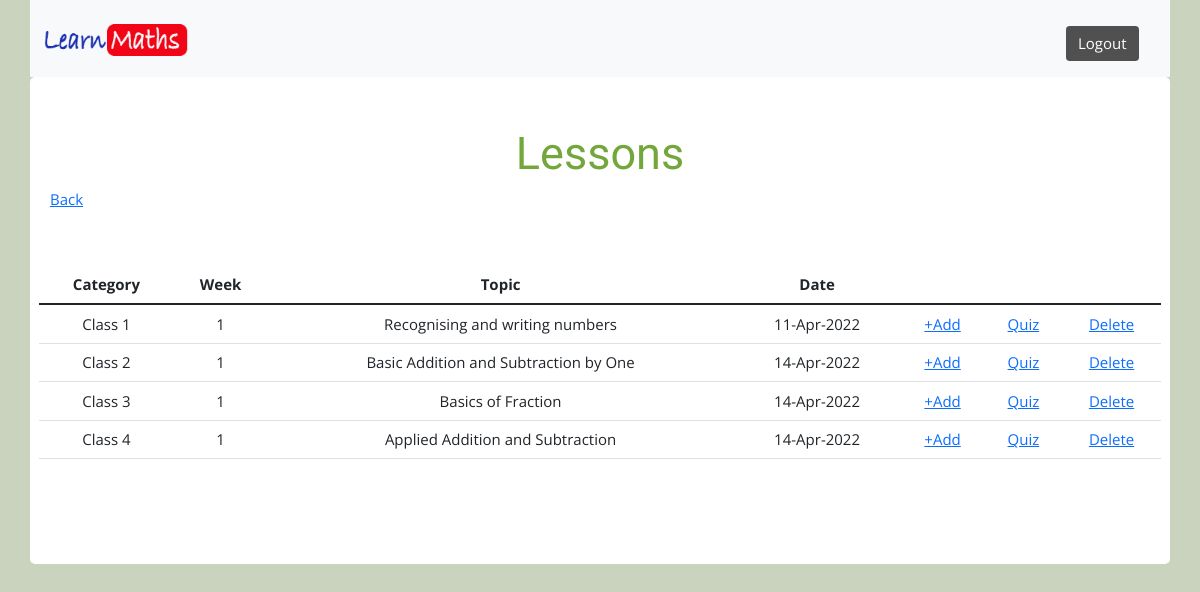
Page /teacher/lessons.php (signed in) on the committed database.
### tables this page shows
CREATE TABLE `lectures` (
  `id` int NOT NULL AUTO_INCREMENT,
  `category` varchar(20) DEFAULT NULL,
  `note` varchar(800) DEFAULT NULL,
  `topic` varchar(250) DEFAULT NULL,
  `week` varchar(2) DEFAULT NULL,
  `date` varchar(20) DEFAULT NULL,
  PRIMARY KEY (`id`)
);

### teacher/lessons.php (the view, shortened to what this page needs)
<?php
    require_once '../includes/header.php';
    require_once '../includes/admin_navbar.php';
    include("../includes/connect.inc.php");
    $sql = "SELECT * FROM lectures";
    $result = $conn->query($sql);
    while($row = $result->fetch_array()) {
        $rows[] = $row;
    }
?>
 <div class="container c-ban2" style="margin-top:0px; background:white;">
        <div style="text-align:center; padding:30px 0;">
            <h3 class="head-title2" style="color:#73a73c;">Lessons</h3>
            <div class="row">
                <div class="col-md-6" style="text-align:left;">
                    <p><a href="home.php">Back</a></p>
                </div>
                <div class="col-md-6" style="text-align:right;">
                </div>
            </div>
            <div class="row" style="padding:40px 0;">
            <table class="table">
            <thead>
                <tr>
                <th scope="col">Category</th>
                <th scope="col">Week</th>
                <th scope="col">Topic</th>
                <th scope="col">Date</th>
                <th scope="col"></th>
                </tr>
            </thead>
            <tbody>
                <?php
                foreach($rows as $row)
                	{
                ?>
                <tr id="<?php echo $row['id'];?>">
                    <td><?php echo $row["category"];?></td>
                    <td><?php echo $row["week"];?></td>
                    <td><?php echo $row["topic"];?></td>
                    <td><?php echo $row["date"];?></td>
                    <td><a href="lesson_upload_list.php?id=<? echo $row["id"];?>">+Add </a></td>
                    <td><a href="quiz.php?id=<? echo $row["id"];?>">Quiz </a></td>
                    <td><a href="javascript://" onclick="delLesson(<?php echo $row['id'];?>)">Delete </a></td>
                </tr>
                <?php
                    }
                ?>
            </tbody>
            </table>
            </div>
        </div>
    </div>

### css/style.css (style rules this page uses)
html { font-size: 15px; box-sizing: border-box; min-height: 100%; font-family: "Open Sans", sans-serif; }
body { margin: 0; padding: 0; background: #c9d3be; font-family: "Open Sans", sans-serif; }
.c-ban2 { background: #408cbf; padding: 20px; border-radius: 5px; }
.head-title2 { font-family: "Chewy", cursive; font-size: 45px; }

### rows in the picture
lectures: category "Class 1", week "1", topic "Recognising and writing numbers", date "11-Apr-2022"
lectures: category "Class 2", week "1", topic "Basic Addition and Subtraction by One", date "14-Apr-2022"
lectures: category "Class 3", week "1", topic "Basics of Fraction", date "14-Apr-2022"
lectures: category "Class 4", week "1", topic "Applied Addition and Subtraction", date "14-Apr-2022"
